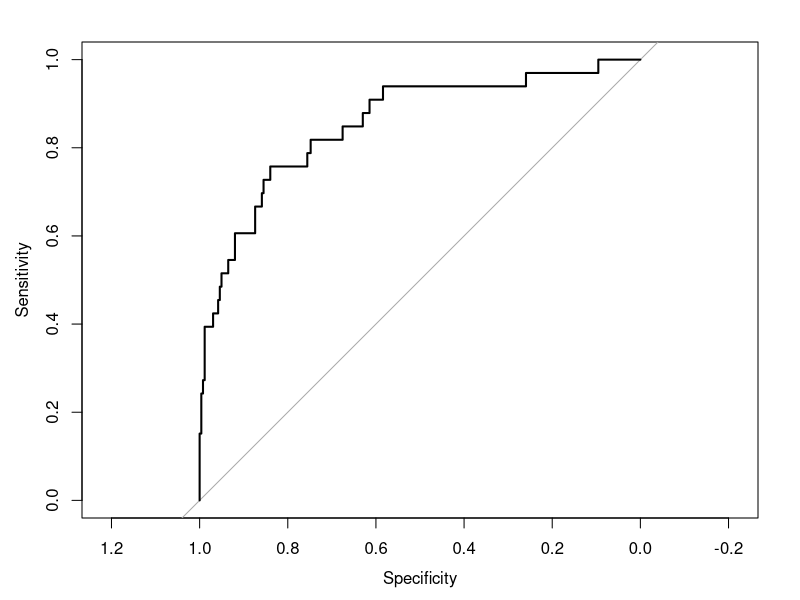
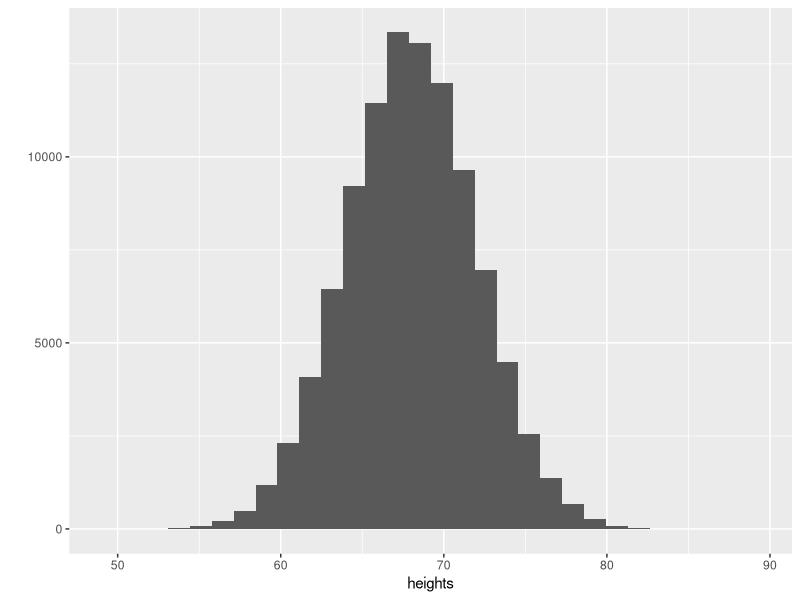
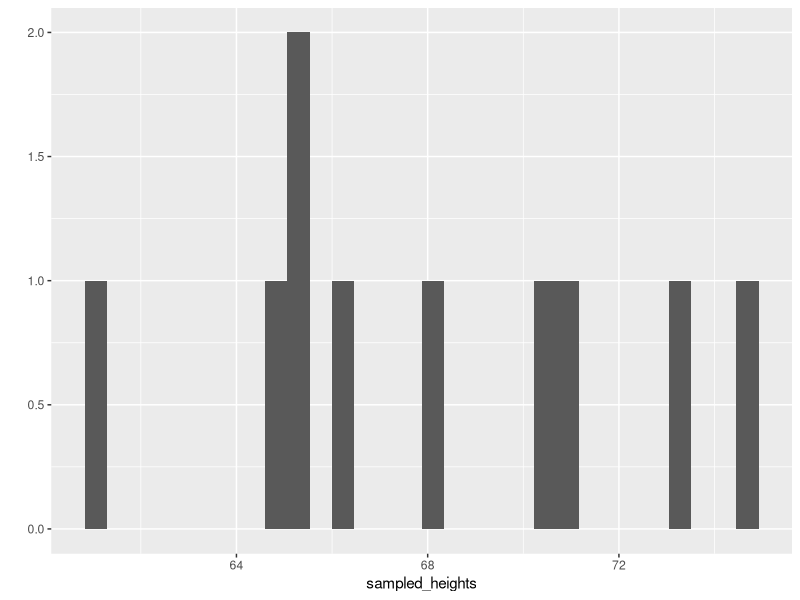
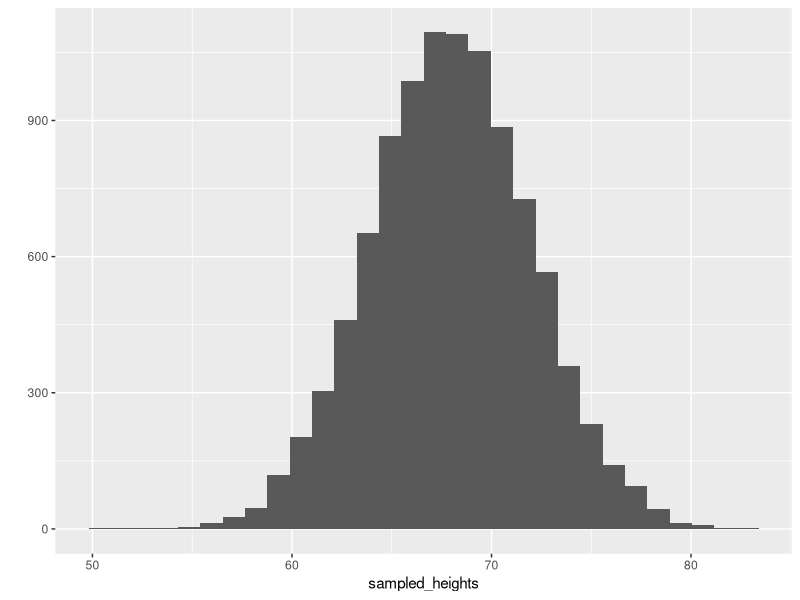
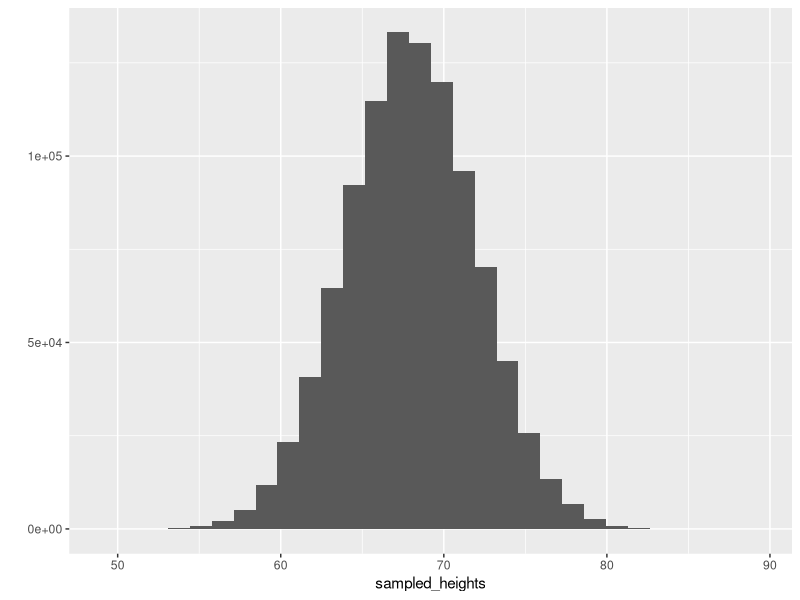
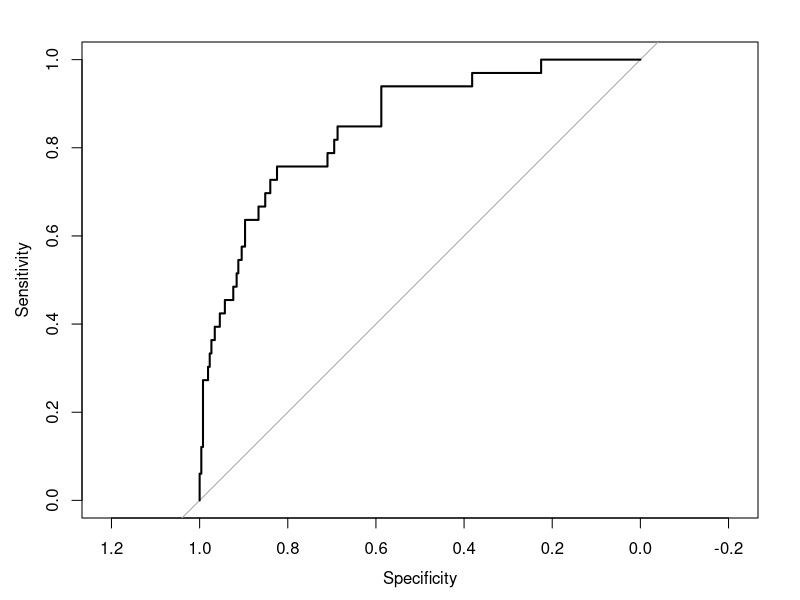

Write R code to recreate these figures, in order.
library(modeldata)
library(caret)
library(pROC)
library(dplyr)
library(ggplot2)

#Setup unmodified data####
data(attrition)

#Data cleaning
attrition_cleaned <- 
  attrition |> 
  #"where" function is super handy; stash that away
  mutate(across(where(is.factor), as.character)) |>
  mutate(Attrition = recode(Attrition, "Yes" = 1, "No" = 0))

#Create training and testing sets
set.seed(123) #this sets the start of a sequence of seeds; if you do another
              #random draw it will be seed 124
row_idx <- sample(seq_len(nrow(attrition_cleaned)), nrow(attrition_cleaned))
training <- attrition_cleaned[row_idx < nrow(attrition_cleaned) * 0.8, ]
testing <- attrition_cleaned[row_idx >= nrow(attrition_cleaned) * 0.8, ]

#Basic  model with all predictors####
attrition_model <- glm(Attrition ~ ., 
                       training, 
                       family = "binomial")

#Use probability threshold of 0.5 for classification
#(Q: where does this 0.5 come from?)
testing$prediction <- predict(attrition_model, 
                              testing, 
                              type = "response")

#Rounds up to 1 if >=0.5, down to 0 if <0.5
testing$prediction <- round(testing$prediction)

#Confusion matrix
attrition_confusion <- confusionMatrix(
  factor(testing$prediction),
  factor(testing$Attrition),
  positive = "1"
)
attrition_confusion

#ROC curve
attrition_roc <- roc(
  testing$Attrition,
  predict(attrition_model, testing, type = "response")
)
#Area under curve is 0.896

plot(attrition_roc)

#Model still mostly ignores "positive cases," i.e., quitters

#Imbalance is due to relatively low number of quitters
#This is an imbalanced classification problem
table(training$Attrition)

#Attempt to fix imbalance by weighting observations####
#so that "yes" observations are treated the same as "no's"

training_weights <- ifelse(training$Attrition, 5, 1)
training |> 
  mutate(weight = training_weights) |> 
  select(Age, Attrition, weight) |> 
  head()

#Apply weights to model
weighted_model <- glm(
  Attrition ~ ., 
  training,
  weights = training_weights, 
  family = "binomial")

testing$prediction <- predict(weighted_model, testing, type = "response")
testing$prediction <- round(testing$prediction)

#Confusion matrix for weighted model
confusionMatrix(factor(testing$prediction), 
                factor(testing$Attrition), 
                positive = "1")
#(accuracy not as good)

#ROC curve for weighted model
weighted_roc <- roc(
  testing$Attrition,
  predict(weighted_model, testing, type = "response")
)
#Area under curve is 0.857

#Weighted model has much higher sensitivity, lower specificity and AUC

#~~~~~~~~~~~~~~~~~~~~~~~~~~~~~~~~~~~~~~~~~~~~~~~~~~~~~~~~~~~~~~~~~~~~~~~~~
#Sidebar on sampling####
#New example: Theoretical heights for every man in the country
#(not the sick "e" hack)
heights <- rnorm(1e5, mean = 68, sd = 4)
qplot(heights)

#Usually can't get data for an entire population; have to rely on samples,
#which may not resemble the population, especially with small population
sampled_heights <- sample(heights, 10)
qplot(sampled_heights)

#Upping sample size increases the resemblance of the sample to the population
sampled_heights <- sample(heights, 1e4)
qplot(sampled_heights)

#"Super sample" using sampling with replacement to create a sample
#larger than the population. Distribution is almost identical to
#that of the population
sampled_heights <- sample(heights, 1e6, replace = TRUE)
qplot(sampled_heights)
#~~~~~~~~~~~~~~~~~~~~~~~~~~~~~~~~~~~~~~~~~~~~~~~~~~~~~~~~~~~~~~~~~~~~~~~~~

#Back to attrition

#Do resampling of attrition####

#Separate classes into two data sets
positive_training <- training[training$Attrition == 1, ]
negative_training <- training[training$Attrition == 0, ]

#Resample the positives in the training data set
n_pos <- nrow(positive_training)
resampled_positives <- sample(1:n_pos, 
                              size = 5 * n_pos, 
                              replace = TRUE)
resampled_positives <- positive_training[resampled_positives, ]

#Combine resampled positives with negatives
resampled_training <- rbind(
  negative_training,
  resampled_positives)
  
table(resampled_training$Attrition)

#Fit model using resampled data
resampled_model <- glm(
  Attrition ~ ., 
  resampled_training,
  family = "binomial")

#Make predictions with probability threshold of 0.5
testing$prediction <- predict(resampled_model, 
                              testing, 
                              type = "response")
testing$prediction <- round(testing$prediction)

#Confusion matrix
confusionMatrix(factor(testing$prediction), 
                factor(testing$Attrition), 
                positive = "1")

#ROC and AUC
resampled_roc <- roc(
  testing$Attrition,
  predict(resampled_model, testing, type = "response")
)

plot(resampled_roc)

#Area under the curve: 0.8498; oops, worst one yet

#Weighte and resampled models are similar
